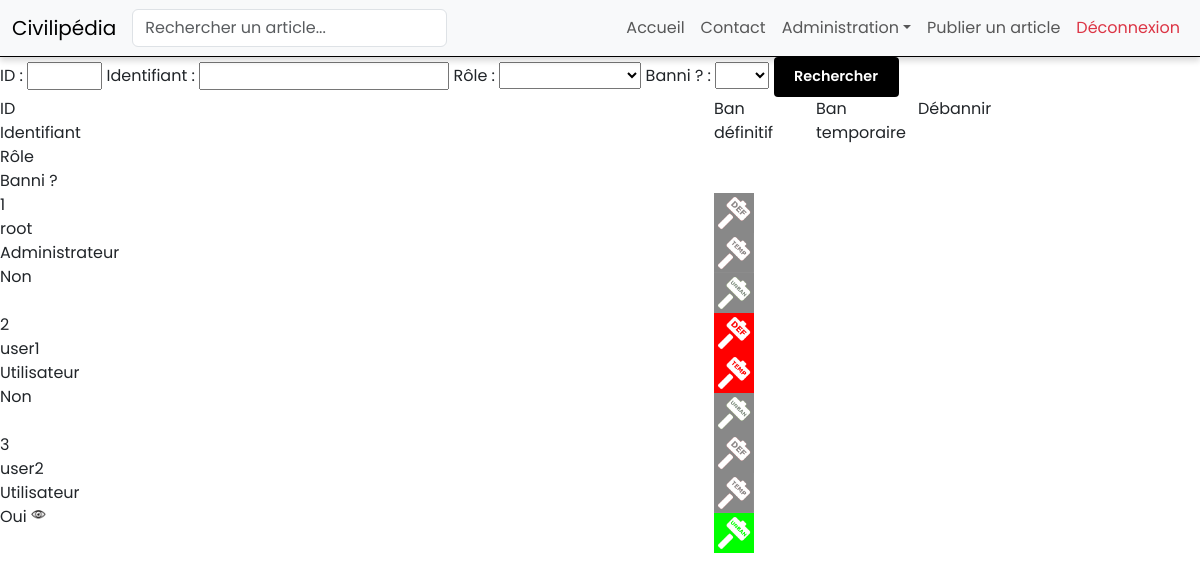
The page /user_list.php (signed in) on the database its author committed.
### tables this page shows
CREATE TABLE IF NOT EXISTS users (
    id INT AUTO_INCREMENT PRIMARY KEY,
    username VARCHAR(50) NOT NULL UNIQUE,  
    password VARCHAR(255) NOT NULL,
    role ENUM('user', 'admin') NOT NULL  
);

CREATE TABLE IF NOT EXISTS ban (
    id INT AUTO_INCREMENT PRIMARY KEY,
    reason TEXT NOT NULL,
    start_date DATE NOT NULL,
    end_date DATE DEFAULT NULL,
    user_id INT NOT NULL,
    FOREIGN KEY (user_id) REFERENCES users(id) ON DELETE CASCADE
);

### src/model/UserModel/recupUserModel.php (called while the page is built, shortened)
<?php
class RecupUserModel {
    public function getUserInfo($bdd) {
        $state = $bdd->prepare("SELECT users.id as userid, username, role, ban.id, ban.user_id FROM users LEFT JOIN ban ON ban.user_id = users.id ORDER BY userid LIMIT 50");
        $state->execute(array());
        return $state->fetchAll();
    }
}

### user_list.php (the view, shortened to what this page needs)
<?php
include_once 'src/control/BDDControl/connectBDD.php';
include_once 'src/model/UserModel/recupUserModel.php';
include_once 'src/model/UserModel/banCheckUserModel.php';
if (!empty($_SESSION["userID"]) && $_SESSION["userRole"] == "admin") {
    $recupUser = new RecupUserModel();
    $users = $recupUser->getUserInfo($bdd);
} else {
    header("Location: javascript://history.go(-1)");
    exit;
}
?>
<!DOCTYPE html>
<html lang="fr">
<head>
    <?php include 'src/component/head.php'; ?>
    <link rel="stylesheet" href="css/listStyle.css" />
</head>
<body>
<?php include_once 'src/component/navbar.php'; ?>
<div class='userList row'>
    <div class="queryUsers col-10">
        <form method="POST" action="user_list.php">
            <label for="userID">ID :</label>
            <input class="inputID" type="number" min="1" id="userID" name="id" />
            <label for="usernameID">Identifiant :</label>
            <input class="inputUsername" type="text" id="usernameID" name="username" />
            <label for="roleID">Rôle :</label>
            <select id="roleID" name="role">
                <option></option>
                <option value="user">Utilisateur</option>
            </select>
            <label for="isBannedID">Banni ? :</label>
            <select id="isBannedID" name="isBanned">
                <option></option>
                <option value="True">Oui</option>
            </select>
            <input class="buttonSubmit" type="submit" value="Rechercher" />
        </form>
    </div>
    <div class="UserCase active col-6">
        <div class="col-3">ID</div>
        <div class="col-3">Identifiant</div>
        <div class="col-3">Rôle</div>
        <div class="col-3">Banni ?</div>
    </div>
    <div class="col-1"></div>
    <div class="col-1">Ban définitif</div>
    <div class="col-1">Ban temporaire</div>
    <div class="col-1">Débannir</div>
    <?php
    foreach ($users as $user) {
        $isBannedClass = $user["user_id"] ? "banned" : "";
        ?>
        <div class="userCase col-6 <?php echo $isBannedClass; ?>">
            <div class="col-3"><?php echo $user["userid"]; ?></div>
            <div class="col-3"><?php echo $user["username"]; ?></div>
            <div class="col-3"><?php echo $user["role"] == "user" ? "Utilisateur" : "Administrateur"; ?></div>
            <div class="col-3">
                <?php if ($user["user_id"]) { ?>
                    Oui
                    <img src="assets/img/eye_popup.png" alt="+" data-bs-toggle="modal" data-bs-target="#imagePopup<?php echo $user["userid"]; ?>" style="width: 15px;" class="eye">
                <?php } else { ?>
                    Non
                <?php } ?>
            </div>
        </div>
        <div class="col-1"></div>
        <div class="userCase col-3">
            <?php if ($user["user_id"] == null && $user["role"] != "admin") { ?>
                <div class="col-3">
                    <img src="assets/img/bandef.png" alt="+" data-bs-toggle="modal" data-bs-target="#bandef<?php echo $user["userid"]; ?>" style="cursor: pointer; width: 40px;">
                </div>
            <?php } else { ?>
                <div class="col-3">
                    <img class="cantban" alt="+" src="assets/img/nobandef.png" style="width: 40px;">
                </div>
            <?php } ?>
            <?php if ($user["user_id"] == null && $user["role"] != "admin") { ?>
                <div class="col-3">
                    <img src="assets/img/bantemp.png" alt="+" data-bs-toggle="modal" data-bs-target="#bantemp<?php echo $user["userid"]; ?>" style="cursor: pointer; width: 40px;">
                </div>
            <?php } else { ?>
                <div class="col-3">
                    <img class="cantban" src="assets/img/nobantemp.png" style="width: 40px;" alt="+">
                </div>
            <?php } ?>
            <?php if ($user["user_id"]) { ?>
                <div class="col-3">
                    <img src="assets/img/unban.png" alt="+" data-bs-toggle="modal" data-bs-target="#deban<?php echo $user["userid"]; ?>" style="cursor: pointer; width: 40px;">
                </div>
            <?php } else { ?>
                <div class="col-3">
                    <img class="cantban" src="assets/img/nounban.png" style="width: 40px;" alt="+">
                </div>
            <?php } ?>
        </div>
    <?php } ?>
</div>
</body>
</html>

### css/baseStyle.css (style rules this page uses)
* { margin: 0; padding: 0; box-sizing: border-box; text-decoration: none; list-style: none; font-family: "Poppins", sans-serif; }

### css/listStyle.css (style rules this page uses)
html, body { width: 100%; }
body { background-image: url(../assets/img/background-liste.jpg); background-attachment: fixed; background-position: center; background-size: cover; }
input[type="number"] { width: 75px; }
input[type="text"] { width: 250px; }
input[type="submit"] { border: none; outline: none; padding: 9px 5px; background: black; cursor: pointer; font-size: 0.9em; border-radius: 4px; font-weight: 600; width: 125px; color: white; }

### rows shown on the page
users: id "1", username "root", role "Administrateur", shows "Non"
users: id "2", username "user1", role "Utilisateur", shows "Non"
ban: user "3", user.username "user2", shows "Utilisateur"
